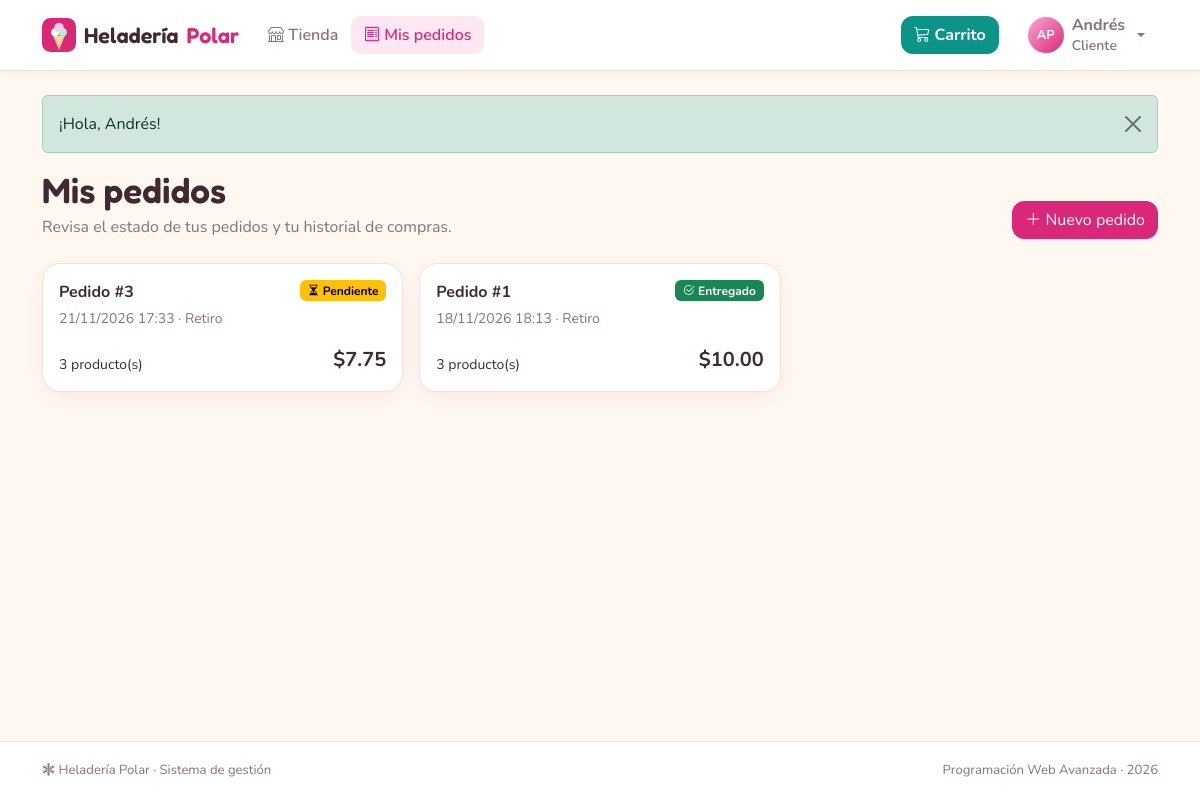
The page /index.php?r=pedidos/index (signed in) on the database its author committed.
### tables this page shows
CREATE TABLE pedidos (
  id           INT AUTO_INCREMENT PRIMARY KEY,
  id_cliente   INT           NOT NULL,
  id_empleado  INT           NULL,
  fecha        DATETIME      NOT NULL DEFAULT CURRENT_TIMESTAMP,
  tipo_entrega ENUM('Retiro','Domicilio') NOT NULL DEFAULT 'Retiro',
  direccion    VARCHAR(255)  NULL,
  notas        VARCHAR(255)  NULL,
  total        DECIMAL(10,2) NOT NULL DEFAULT 0,
  estado       ENUM('Pendiente','Preparando','Listo','Entregado','Cancelado') NOT NULL DEFAULT 'Pendiente',
  INDEX idx_pedidos_estado (estado),
  CONSTRAINT fk_pedidos_cliente  FOREIGN KEY (id_cliente)  REFERENCES usuarios(id) ON DELETE CASCADE,
  CONSTRAINT fk_pedidos_empleado FOREIGN KEY (id_empleado) REFERENCES usuarios(id) ON DELETE SET NULL
);

### core/Router.php (called while the page is built, shortened)
<?php
class Router
{
    public static function dispatch(string $ruta): void
    {
        if (!preg_match('#^([a-z]+)/([a-z]+)$#', $ruta, $m)) {
            self::noEncontrado();
        }
        [, $nombre, $accion] = $m;
        (new $clase())->$accion();
    }
}

### index.php (called while the page is built, shortened)
<?php
require __DIR__ . '/core/helpers.php';
require __DIR__ . '/core/Database.php';
require __DIR__ . '/core/Model.php';
require __DIR__ . '/core/Router.php';
Router::dispatch(is_string($_GET['r'] ?? null) ? $_GET['r'] : '');

### core/Database.php (called while the page is built, shortened)
<?php
class Database
{
    private static ?PDO $pdo = null;
    public static function get(): PDO
    {
        if (self::$pdo === null) {
            $dsn = 'mysql:host=' . DB_HOST . ';port=' . DB_PORT
                 . ';dbname=' . DB_NAME . ';charset=utf8mb4';
            try {
                self::$pdo = new PDO($dsn, DB_USER, DB_PASS, [
                    PDO::ATTR_ERRMODE            => PDO::ERRMODE_EXCEPTION,
                    PDO::ATTR_DEFAULT_FETCH_MODE => PDO::FETCH_ASSOC,
                    PDO::ATTR_EMULATE_PREPARES   => false,
                ]);
                self::$pdo->exec("SET time_zone = '" . date('P') . "'");
            } catch (PDOException $e) {
                http_response_code(500);
                $detalle = DEBUG ? '<br><small>' . htmlspecialchars($e->getMessage()) . '</small>' : '';
                exit('<h3 style="font-family:sans-serif">No se pudo conectar a la base de datos.'
                    . ' Revise config/config.php e importe heladeria.sql.' . $detalle . '</h3>');
            }
        }
        return self::$pdo;
    }
}

### core/Model.php (called while the page is built, shortened)
<?php
abstract class Model
{
    protected static function db(): PDO
    {
        return Database::get();
    }
    protected static function query(string $sql, array $params = []): PDOStatement
    {
        $st = self::db()->prepare($sql);
        $st->execute($params);
        return $st;
    }
}

### models/Pedido.php (called while the page is built, shortened)
<?php
class Pedido extends Model
{
    public static function deCliente(int $cliente, int $limite = 100): array
    {
        return self::query(self::BASE . ' WHERE p.id_cliente = ? ORDER BY p.fecha DESC LIMIT ' . (int) $limite, [$cliente])->fetchAll();
    }
}

### views/pedidos/mios.php (the view, shortened to what this page needs)
<div class="hp-encabezado">
  <div>
    <h1 class="hp-titulo">Mis pedidos</h1>
    <p class="text-body-secondary mb-0">Revisa el estado de tus pedidos y tu historial de compras.</p>
  </div>
  <a href="<?= url('tienda/index') ?>" class="btn btn-primary"><i class="bi bi-plus-lg"></i> Nuevo pedido</a>
</div>
<div class="row g-3">
  <?php foreach ($pedidos as $p): ?>
    <div class="col-md-6 col-xl-4">
      <a href="<?= url('pedidos/ver', ['id' => $p['id']]) ?>" class="card hp-card hp-card-link h-100 text-decoration-none">
        <div class="card-body">
          <div class="d-flex justify-content-between align-items-start">
            <span class="fw-bold">Pedido #<?= (int) $p['id'] ?></span>
            <?= badge_estado($p['estado']) ?>
          </div>
          <div class="small text-body-secondary mt-1"><?= fecha($p['fecha'], true) ?> · <?= e($p['tipo_entrega']) ?></div>
          <div class="d-flex justify-content-between align-items-end mt-3">
            <span class="small"><?= (int) $p['unidades'] ?> producto(s)</span>
            <span class="fs-5 fw-bold"><?= dinero($p['total']) ?></span>
          </div>
        </div>
      </a>
    </div>
  <?php endforeach; ?>
</div>

### core/helpers.php (shortened to what this page needs)
<?php
function e($valor): string
{
    return htmlspecialchars((string) ($valor ?? ''), ENT_QUOTES, 'UTF-8');
}
function url(string $ruta = 'inicio/index', array $params = []): string
{
    $params = array_merge(['r' => $ruta], $params);
    return 'index.php?' . http_build_query($params);
}
function dinero($valor): string
{
    return '$' . number_format((float) $valor, 2);
}
function fecha(?string $valor, bool $conHora = false): string
{
    $t = strtotime($valor);
    return $conHora ? date('d/m/Y H:i', $t) : date('d/m/Y', $t);
}
function badge_estado(string $estado): string
{
    $info = ESTADOS_PEDIDO[$estado] ?? ['color' => 'secondary', 'icono' => 'circle'];
    return '<span class="badge text-bg-' . $info['color'] . '"><i class="bi bi-' . $info['icono'] . '"></i> ' . e($estado) . '</span>';
}

### assets/css/styles.css (style rules this page uses)
:root { --hp-crema: #fff8f1; --hp-blanco: #ffffff; --hp-rosa: #db2777; --hp-rosa-h: #be185d; --hp-rosa-s: #fce7f3; --hp-menta: #0d9488; --hp-menta-s: #ccfbf1; --hp-texto: #3f2a32; --hp-suave: #8a7179; --hp-borde: #f1e1d6; --hp-radio: 18px; --hp-sombra: 0 6px 20px rgba(219, 39, 119, .07); }
body { --bs-body-bg: var(--hp-crema); --bs-body-color: var(--hp-texto); --bs-body-font-family: 'Nunito', system-ui, sans-serif; --bs-secondary-color: var(--hp-suave); --bs-border-color: var(--hp-borde); --bs-primary: var(--hp-rosa); --bs-primary-rgb: 219, 39, 119; --bs-link-color-rgb: 190, 24, 93; --bs-link-hover-color-rgb: 157, 23, 77; }
.btn-primary { --bs-btn-bg: var(--hp-rosa); --bs-btn-border-color: var(--hp-rosa); --bs-btn-hover-bg: var(--hp-rosa-h); --bs-btn-hover-border-color: var(--hp-rosa-h); --bs-btn-active-bg: #9d174d; --bs-btn-disabled-bg: #f0a3c6; --bs-btn-disabled-border-color: #f0a3c6; border-radius: 12px; }
body { min-height: 100vh; display: flex; flex-direction: column; }
.hp-titulo, .hp-marca, .hp-stat-valor, .hp-precio { font-family: 'Fredoka', 'Nunito', sans-serif; font-weight: 600; }
.hp-titulo { font-size: clamp(1.7rem, 3.5vw, 2.2rem); margin-bottom: .2rem; color: var(--hp-texto); }
.hp-encabezado { display: flex; flex-wrap: wrap; justify-content: space-between; align-items: flex-end; gap: 1rem; margin-bottom: 1.5rem; }
.hp-card { background: var(--hp-blanco); border: 1px solid var(--hp-borde); border-radius: var(--hp-radio); box-shadow: var(--hp-sombra); }
.hp-card-link { color: inherit; transition: transform .2s, box-shadow .2s; }
.hp-main > * { animation: aparecer .3s ease both; }

### rows shown on the page
pedidos: id "3", estado "Pendiente", fecha "21/11/2026 17:33", tipo_entrega "Retiro", unidades "3", total "$7.75"
pedidos: id "1", estado "Entregado", fecha "18/11/2026 18:13", tipo_entrega "Retiro", unidades "3", total "$10.00"

### other values the page prints
$texto "Tienda"
$texto "Mis pedidos"
iniciales($usuario['nombre'], $usuario['apellido']) "AP"
$usuario['nombre'] "Andrés"
$usuario['rol'] "Cliente"
$f['mensaje'] "¡Hola, Andrés!"
